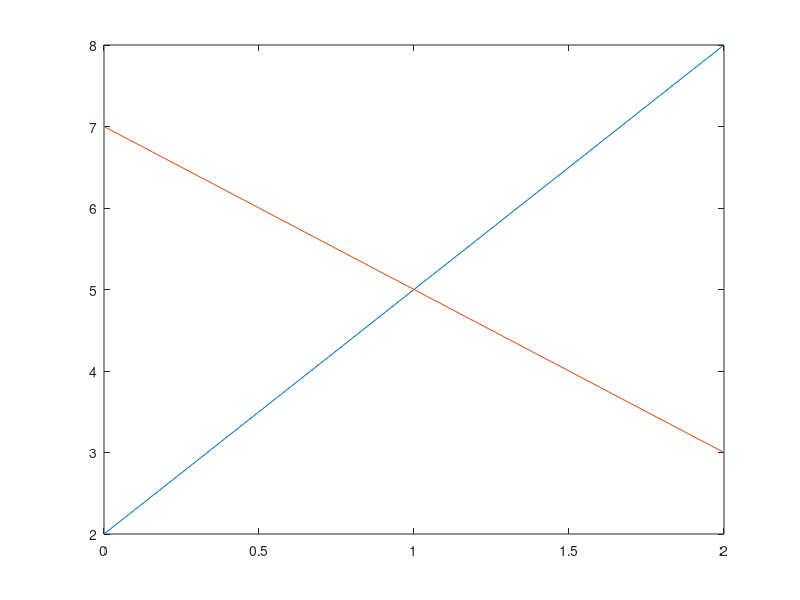

Write the MATLAB code that produced this figure. (Note: this script raises an error after producing the figure.)
% how to find the intersection of two lines
% using a few different methods. In particular, using
% linear equations, the fsolve function, and
% the find function.
% %
% Fist I'll set up the two lines
% we are looking at, show you a new
% synax for changing aesthetics when using
% the plot function, and how to find the 
% intersection using the find function
%
%
%
% so consider the lines
% y = 3x + 2
% y = -2x + 7
%
% evaluate them from 0 to 2 in steps of 0.1
dx = 0.1;
x = 0:dx:2;

y1 = 3.*x + 2;
y2 = -2.*x +7;


% the way we use this new syntax is
figure(1)
p = plot(x, y1,... % dont have to do this
         x, y2);

% wanted to change the linestyle of y1
p(1).LineStyle = '--'

% change the linewidth of y2
p(2).LineWidth = 2

% can be useful if you want to heavily
% customize your graphs
%%
% let's see if there are any points where 
%y1 is exactly equal to y2
%
% using the any() function
any(y1 == y2)

% so we know that they intersect at a point
% if you watched my other video on how to find
% the intersection of two lines, you would know
% that this doesn't always occur, but in this
% case we are lucky
%
%
% so let's find the subscript at which 
% the two functions are equal. can use this
% becuase the two vectors are equal length

sub = find(y1 == y2)

 

%%

%y1(sub) == y2(sub)
x_intersect = x(sub);
intersect_pt = y1(sub);


figure(1)
p = plot(x, y1,...
         x, y2,...
         x_intersect, intersect_pt,'ko');

p(3).LineWidth = 1.5; p(3).MarkerSize = 6


%%
% going to cover how to find the intesection 
% point using linear equations.
% 
% previousy we found the x,y coordinates
% of the intersection using the find function
%
% when we use linear equations we put the coefficients of
% our variables of our equations into a matrix
% and the solutions in a column matrix
%
% note that we should have the same number of equations
% as we do unknown variables, and therefore the coefficients
% matrix should be a square matrix with the same # of rows
% and colmns as the number of variables we have
%
% Since we knoew ahead of time that our two lines 
% intersect we could rewrite our functions as 
% y1 would be y - 3x = 2
% y2 would be y + 2x = 7
%
% and use a linear equation to find the x and y values
% at this intersection 
%
%
A = [1, -3; % [y1, x1,
     1, 2]; % y2, x2];
      
B = [2; % soln 1
     7]; %soln 2
 

% 
%
% the next step can be thought of mathematically as 
% doing matrix division of A into B
% which is similar of taking the inverse of A and
% multiplying the matrix B... although
% the matlab documentation says this is not quite
% how the algorithm works
%
%
% so the way we do this is 
soln = A\B;

y = soln(1) % since this was the variable in the first
            % col of our coeffs
x = soln(2)



%%
% can check this 
% by multiplying the two matricies
% to see if we get the solns to our original eqns
A*soln 

% and we get them back!
%
% next is fsolve
%% -----------
% an example using fsolve 
% we have the equations
% y - 3x = 2
% y + 2x = 7
% using fsolve is a function that can solve systems of
% both linear and nonlinear equations of many variables
%
% in this example I will show you how to linear equations
% but it is easily adapted to nonlinear, as shown below

% going to show you how to use fsolve to find the
% intersection of two lines. 

% so the way this works is you write a function
% the has the eqautions you are working with 
% the whos input is a vector containing your variables.
% in this case it will be y and x 
% 
% writing an internal function. can also be done using
% an external.
% 

% have to write equations 
% in like so
%  y - 3x -2 = 0
% y - 3x - 7 = 0

                % y      % x     % soln
func = @(var) [var(1) - 3*var(2) - 2;
               var(1) + 2*var(2) - 7];
% 
initial = [0;0];

solns = fsolve(func, initial,...
               optimoptions('fsolve', 'Display', 'off'));
           
%%

%%
y_intersect = solns(1)
x_intersect = solns(2)

% if we were to plot this
% let's define our equations
dx = 0.1;
x = 0:dx:2;

y1 = 3.*x + 2;
y2 = -2.*x +7;

figure(1)
plot(x,y1,...
    x,y2,...
    x_intersect,y_intersect,'ko')


%% --------slightly more complicated example
% i'll show you how to find when a nonlinear
% equation interesects a line using fsolve.

% going to define an expontial function
% multiplied by x^2
dx = 0.1
x = 0:dx:7;
y = (x).^2 .*exp(-x);

threshold = 0.25;
thresh_line = repmat(threshold, 1, length(x));

figure(1)
plot(x,y,...
     x, thresh_line), grid


%% 
% first going to show you how to find one intersection
% using fsolve
%
% Above, I showed how to do this
% using an internal function, but now i will show you
% how to do it using an external function. 
%
% so we know that to use the fsolve our function
% must have the 'general outline' of what
% our functions are
% 
% so we are looking when
% x.^2 - e^-x = 0.25
% will write it like
% x.^2 - e^-x - 0.25
% 
%
%
clear all

% going to use threshold in our fn so we need to 
% define it as a global variable
% 
% 
global threshold
threshold = 0.25;

%% ---- write this in another file called my_fun.m
function output = my_func(var)

% say we are going ot use the global variable
% called threshold
global threshold
            %x1              %x1
output = [(var(1).^2 .*exp(-var(1))-threshold);
          (var(2)^2 .*exp(-var(2))-threshold)];
                    %x2         x2
end
%% -----
% 
%

%%
beta = [0.5; 3];

%  @ symbol allows you to call function
intersect =fsolve(@my_func, beta,...
    % so stuff wont print
    optimoptions('fsolve','Display','off'))
    
% look at graph after both to see if its reasonable 
%


%%

dx = 0.1
x = 0:dx:7;
y = (x).^2 .*exp(-x);

threshold = 0.25;
thresh_line = repmat(threshold, 1, length(x));

figure(1)
plot(x,y,...
     x, thresh_line,...
     intersect(1), threshold,'ro',...
     intersect(2), threshold,'ro'), grid


